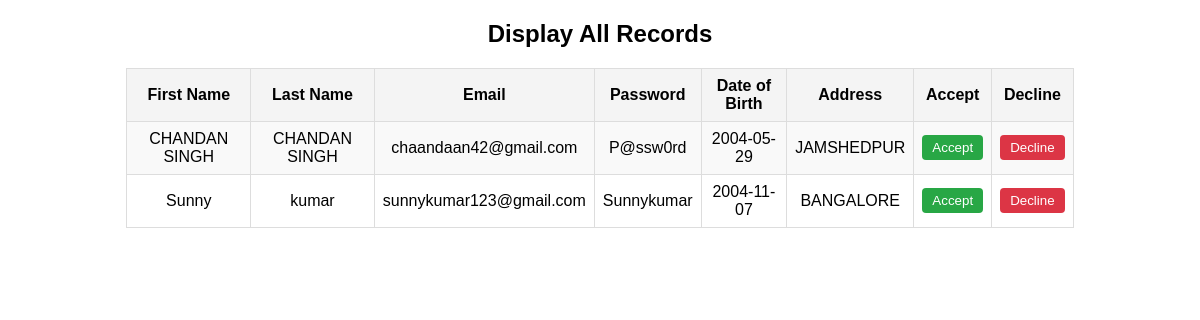
Screenshot of /php/admin.php with the database file from the repository.
### tables this page shows
CREATE TABLE `user` (
  `ID` int(12) NOT NULL,
  `FirstName` varchar(30) NOT NULL,
  `LastName` varchar(30) NOT NULL,
  `Phone` bigint(10) NOT NULL,
  `Mail` varchar(30) NOT NULL,
  `Password` varchar(16) NOT NULL,
  `DOB` date NOT NULL,
  `City` varchar(20) NOT NULL
);

### php/admin.php (the view, shortened to what this page needs)
<!DOCTYPE html>
<html lang="en">
<head>
</head>
<body>
<?php
include 'signup.php';
$query = "SELECT * FROM user";
$run = mysqli_query($con, $query);
$count = mysqli_num_rows($run);
if ($count > 0) {
?>
    <h2 style="text-align: center;">Display All Records</h2>
    <table>
        <tr>
            <th>First Name</th>
            <th>Last Name</th>
            <th>Email</th>
            <th>Password</th>
            <th>Date of Birth</th>
            <th>Address</th>
            <th>Accept</th>
            <th>Decline</th>
        </tr>
        <?php while ($call = mysqli_fetch_assoc($run)) { ?>
            <tr id="row-<?php= $call['id']; ?>">
                <td><?= htmlspecialchars($call['FirstName']); ?></td>
                <td><?= htmlspecialchars($call['LastName']); ?></td>
                <td><?= htmlspecialchars($call['Mail']); ?></td>
                <td><?= htmlspecialchars($call['Password']); ?></td>
                <td><?= htmlspecialchars($call['DOB']); ?></td>
                <td><?= htmlspecialchars($call['City']); ?></td>
                <td>
                    <button class="accept" onclick="handleAction('accept', <?php= $call['id']; ?>)">Accept</button>
                </td>
                <td>
                    <button class="decline" onclick="handleAction('decline', <?php= $call['id']; ?>)">Decline</button>
                </td>
            </tr>
        <?php } ?>
    </table>
<?php
} else {
    echo "<p style='text-align: center;'>No records found</p>";
}
?>
</body>
</html>

### php/admin.php (style rules this page uses)
body { font-family: Arial, sans-serif; }
table { border-collapse: collapse; width: 80%; margin: 20px auto; }
th, td { border: 1px solid #ddd; padding: 8px; text-align: center; }
th { background-color: #f4f4f4; }
tr:nth-child(even) { background-color: #f9f9f9; }
button { padding: 5px 10px; border: none; border-radius: 4px; cursor: pointer; }
.accept { background-color: #28a745; color: white; }
.decline { background-color: #dc3545; color: white; }

### rows the page displays
user: FirstName "CHANDAN SINGH", LastName "CHANDAN SINGH", Mail "chaandaan42@gmail.com", Password "P@ssw0rd", DOB "2004-05-29", City "JAMSHEDPUR"
user: FirstName "Sunny", LastName "kumar", Mail "sunnykumar123@gmail.com", Password "Sunnykumar", DOB "2004-11-07", City "BANGALORE"
